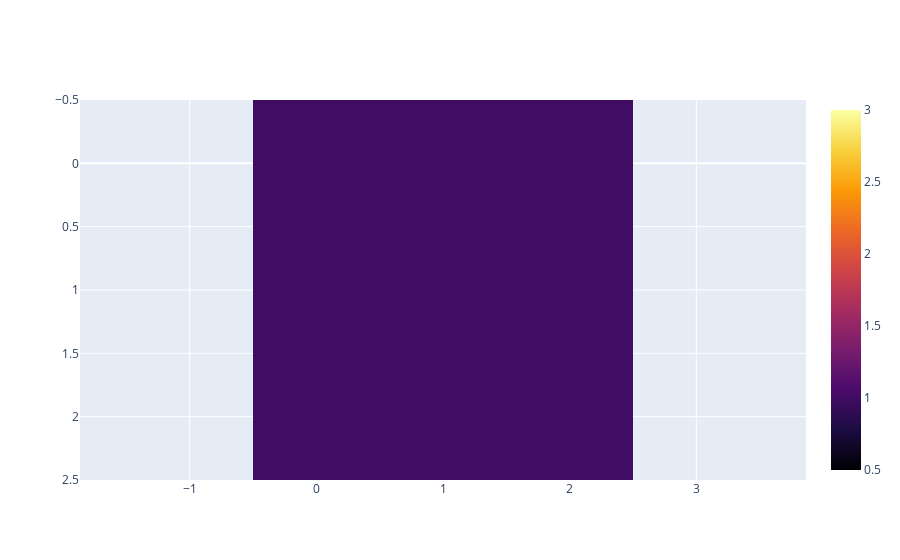

The notebook cell this image was saved under:
### Code cell
import plotly.graph_objects as go
import numpy as np

fig = go.Figure()
fig.update_layout(
    #xaxis_showticklabels=False,
    yaxis_autorange="reversed",
    yaxis_scaleanchor="x",
    #xaxis_scaleanchor="y",

)
fig.add_heatmap(
    z=np.ones((3,3)),
    colorscale="inferno",
    zmin=0.5,
    zmax=3,
    )

fig.update_layout(
    dragmode="drawrect",
)

#fig.update_traces(showscale=True)
fig.show(
    config={
        "modeBarButtonsToAdd": ["drawrect"]
    }
)

### Figure 1 — Plotly figure (JSON) as saved in the notebook; plotly's stock layout.template omitted (floating-point values rounded to 4 significant figures)
{"data": [{"colorscale": [[0, "#000004"], [0.1111, "#1b0c41"], [0.2222, "#4a0c6b"], [0.3333, "#781c6d"], [0.4444, "#a52c60"], [0.5556, "#cf4446"], [0.6667, "#ed6925"], [0.7778, "#fb9b06"], [0.8889, "#f7d13d"], [1, "#fcffa4"]], "type": "heatmap", "z": [[1, 1, 1], [1, 1, 1], [1, 1, 1]], "zmax": 3, "zmin": 0.5}], "layout": {"dragmode": "drawrect", "yaxis": {"autorange": "reversed", "scaleanchor": "x"}}}
